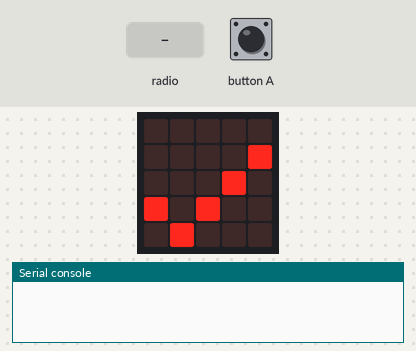
A program run on a simulated BBC micro:bit (MakeCode). On the bench: the board's 5×5 LED display, the last lines printed to the serial console. Inputs (shaded band) come from the test bench. A reset restarts the program; no radio messages arrive unless stated (any console line starting 'radio sent:' is added by the test bench).

Above: at 1.8 s.
1.9 s: button A pressed for 0.15 s
At 2.6 s:
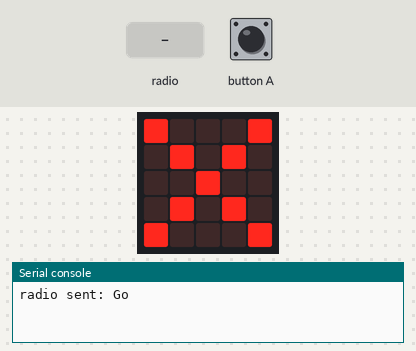
5.0 s: radio message "1" arrives
At 5.5 s:
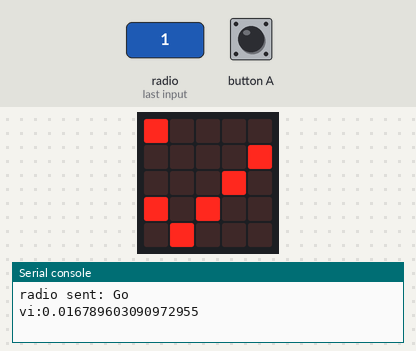
6.5 s: radio message "0" arrives
At 7.7 s:
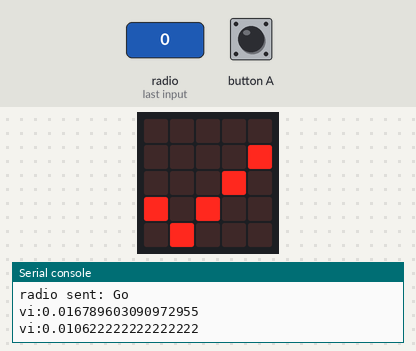
8.0 s: radio message "5" arrives
At 9.0 s:
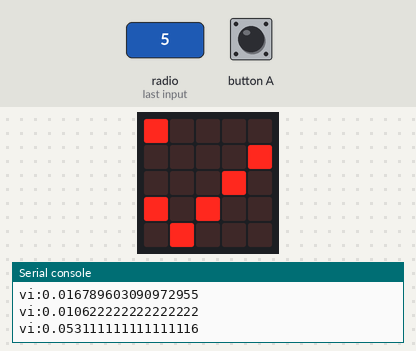
Timing chart, 0 to 10.5 s (numbered marks = the images above; inputs shaded):
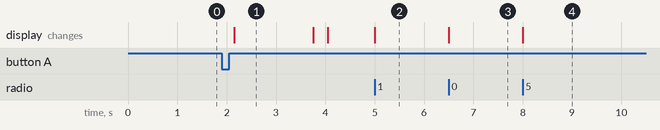

The program:

main.ts
```typescript
radio.onReceivedNumber(function (receivedNumber) {
    t1 = input.runningTime() / 1000
    d1 = receivedNumber / 6 * 9.56 / 100
    Vitesse = Math.abs(d2 - d1) / Math.abs(t2 - t1)
    serial.writeValue("vi", Vitesse)
    t2 = t1
    d2 = d1
    led.toggle(0, 0)
})
input.onButtonPressed(Button.A, function () {
    radio.sendString("Go")
    basic.pause(100)
    basic.showIcon(IconNames.No)
    basic.pause(1000)
    control.reset()
})
let t2 = 0
let d2 = 0
let Vitesse = 0
let d1 = 0
let t1 = 0
radio.setGroup(1)
let Fentes = 0
t1 = 0
d1 = 0
basic.showIcon(IconNames.Yes)
```

test.ts
```typescript
// les tests vont ici ; cela ne sera pas compilé si ce paquet est utilisé en tant qu'extension.
```

Measured:
- after the input at 1.9 s, the display: changes after 0.25 s (image 1)
- after the input at 5.0 s, the display: changes at once (image 2)
- after the input at 6.5 s, the display: changes at once (image 3)
- after the input at 8.0 s, the display: changes at once (image 4)
- what the display in image 1 shows lasts 1.6 s, from 2.2 s to 3.8 s
